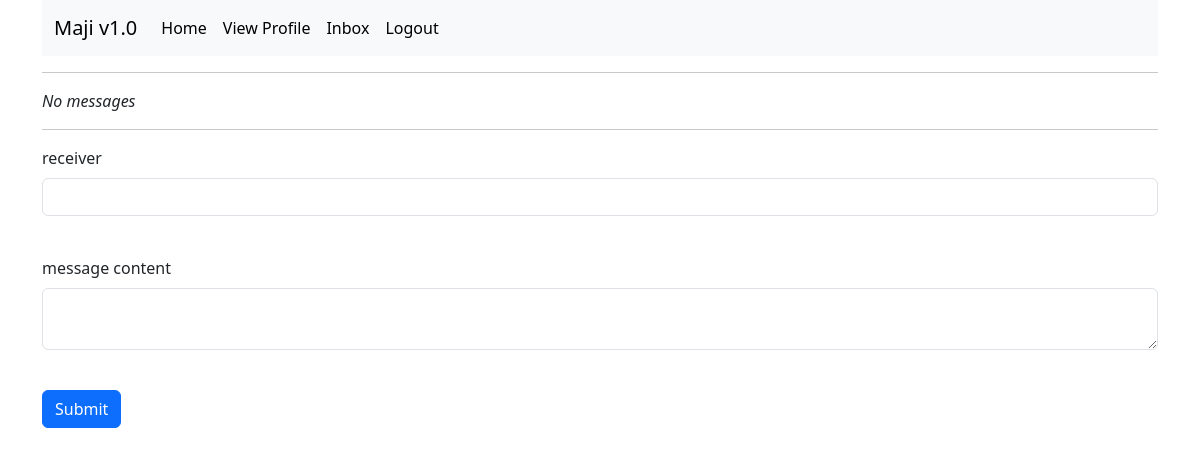
The page /inbox (signed in) on the database as committed earlier.
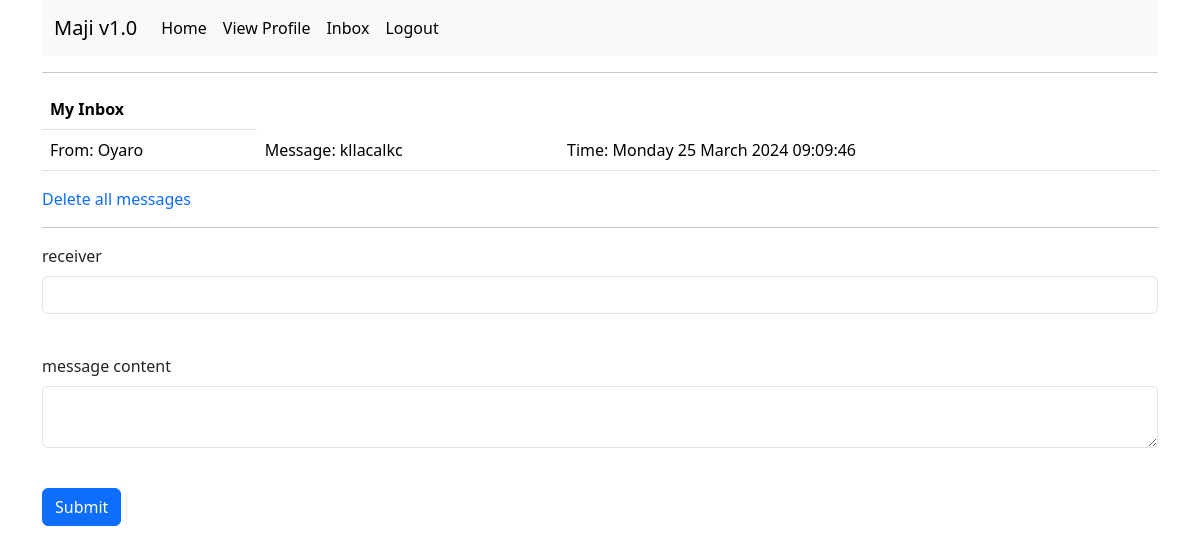
The same page on the database as committed later.
### app/models.py (models this page shows, shortened)
class Message(db.Model):
    id = db.Column(db.Integer, primary_key=True)
    content = db.Column(db.Text, nullable=False)
    time = db.Column(db.DateTime, nullable=False, default=datetime.utcnow)
    sender_id = db.Column(db.Integer, db.ForeignKey('users.id'), nullable=False)
    receiver_id = db.Column(db.Integer, db.ForeignKey('users.id'), nullable=False)
    sender = db.relationship("Users", foreign_keys=[sender_id])
    receiver = db.relationship("Users", foreign_keys=[receiver_id])

class Users(UserMixin, db.Model):
    id = db.Column(db.Integer, primary_key=True)
    username = db.Column(db.String(50), index=True)
    email = db.Column(db.String(120), index=True, unique=True)
    county = db.Column(db.String(30))
    phone_number = db.Column(db.String(13))
    password_hash = db.Column(db.String(128))
    type = db.Column(db.String(10))
    orderee = db.relationship("Order", foreign_keys='Order.buyer_name', backref='purchaser', lazy="dynamic")
    ordered_to = db.relationship("Order", foreign_keys='Order.seller_id', cascade="all, delete-orphan", backref='seller', lazy="dynamic")

### app/routes.py (the view, shortened to what this page needs)
@app.route('/inbox', methods=["GET", "POST"])
@login_required
def inbox():
    form = MessageForm()
    messages = Message.query.filter_by(receiver=current_user).all()
    return render_template('inbox.html', messages=messages, title="MyInbox", form=form)

### app/forms.py
class MessageForm(FlaskForm):
    content = TextAreaField("message content", validators=[DataRequired()])
    to = StringField("receiver", validators=[DataRequired()])
    submit = SubmitField('Submit')

### app/models.py (called while the page is built)
@login.user_loader
def Load_user(id):
    return Users.query.get(int(id))

### app/templates/inbox.html (shortened to what this page needs)
{% extends 'base.html' %}
{% block content %}
{% if messages|length > 0 %}
<table class="table">
	<tr>
		<th>My Inbox</th>
	</tr>
	{% for message in messages %}
	<tr>
		{% if message.sender.username == current_user.username %}
		<td>From: Me</td>
		{% else %}
		<td>From: {{ message.sender.username }}</td>
		{% endif %}
		<td>Message: {{ message.content }}</td>
		<td>Time: {{ message.time.strftime("%A %d %B %Y %H:%M:%S") }}</td>
	</tr>
	{% endfor %}
</table>
<a href="{{ url_for("delete_message", id="all") }}" class="text-decoration-none">Delete all messages</a>
{% else %}
	<p><i>No messages</i></p>
{% endif %}
<hr>
<form action='' method="post">
	<p>
		{{ form.to.label(class="form-label") }}<br>
		{{ form.to(class="form-control") }}<br>
	</p>
	<p>
		{{ form.content.label(class="form-label") }}<br>
		{{ form.content(class="form-control") }}<br>
	</p>
	<p>{{ form.submit(class="btn btn-primary") }}</p>
</form>
{% endblock %}

### app/templates/base.html (shortened to what this page needs)
<!doctype html>
<html lang="en">
	<head>
		<link href="https://cdn.jsdelivr.net/npm/bootstrap@5.3.3/dist/css/bootstrap.min.css" rel="stylesheet">
	</head>
	<body>
		<div class="container">
		{% include 'nav.html' %}
		<hr>
		{% block content %}
		{% endblock %}
		</div>
	</body>
</html>

### app/templates/nav.html (shortened to what this page needs)
<nav class="navbar navbar-expand-lg bg-body-tertiary">
	<div class="container-fluid">
		<a class="navbar-brand" href="#">Maji v1.0</a>
		<div class="collapse navbar-collapse" id="navbarSupportedContent">
			<ul class="navbar-nav me-auto mb-2 mb-lg-0">
				{% if current_user.is_anonymous %}
				<li class="nav-item"><a class="nav-link active" aria-current="page" href="{{ url_for("login") }}">Login</a></li>
				<li class="nav-item"><a class="nav-link active" aria-current="page" href="{{ url_for("register") }}">Register</a></li>
				{% else %}
				{% if current_user.email == "admin@admin.com" %}
				<li class="nav-item"><a class="nav-link active" aria-current="page" href="{{ url_for("admin") }}">Home</a></li>
				{% else %}
				<li class="nav-item"><a class="nav-link active" aria-current="page" href="{{ url_for("home") }}">Home</a></li>
				{% endif %}
				<li class="nav-item"><a class="nav-link active" aria-current="page" href="{{ url_for("profile") }}">View Profile</a></li>
				<li class="nav-item"><a class="nav-link active" aria-current="page" href="{{ url_for("inbox") }}">Inbox</a></li>
				<li class="nav-item"><a class="nav-link active" aria-current="page" href="{{ url_for("logout") }}">Logout</a></li>
				{% endif %}
			</ul>
		</div>
	</div>
</nav>

Rows that differ between the two databases and show on the page:
added Message: sender.username "Oyaro", content "kllacalkc", time "Monday 25 March 2024 09:09:46"
Other text that changed with them:
text no longer shown: "No messages"
text now shown: "My Inbox Delete all messages"
